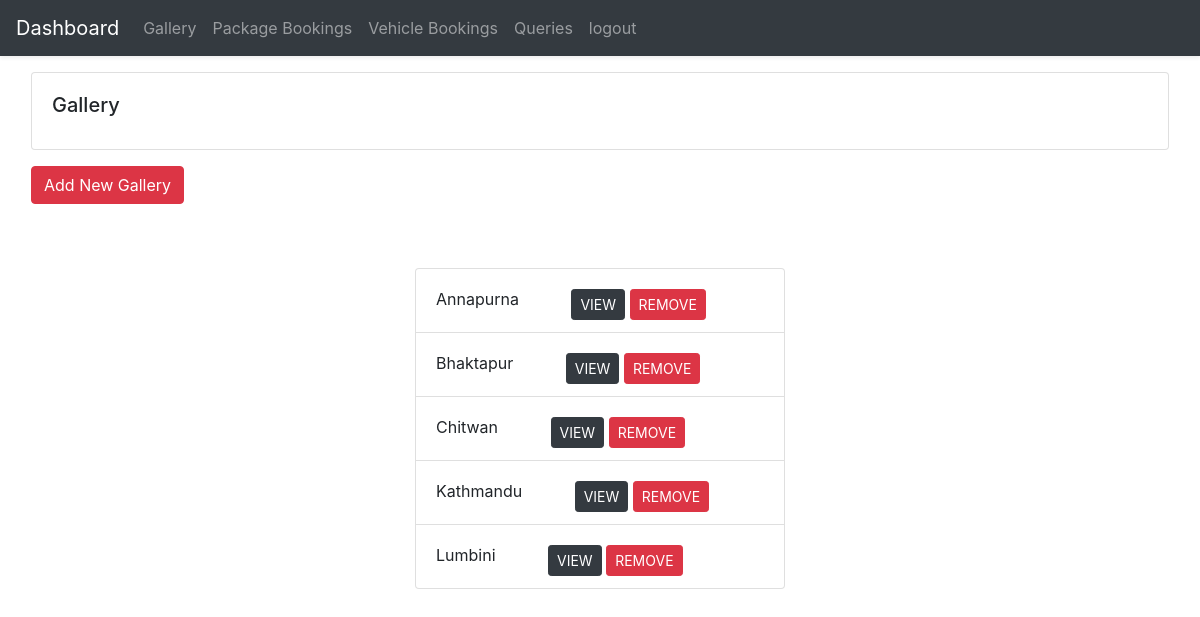
The page /dashboard/gallery.php (signed in) on the database its author committed.
### tables this page shows
CREATE TABLE `gallery` (
  `id` int(11) NOT NULL,
  `name` varchar(255) NOT NULL
);

### dashboard/gallery.php (the view, shortened to what this page needs)
<html>
<head>
    <link rel="stylesheet" type="text/css" href="https://cdnjs.cloudflare.com/ajax/libs/font-awesome/5.13.0/css/all.min.css">
    <link rel="stylesheet" href="https://stackpath.bootstrapcdn.com/bootstrap/4.4.1/css/bootstrap.min.css">
</head>
<body>
    <?php include "./nav.php"; ?>
    <div class="container-fluid">
        <div class="card card-body m-3">
            <h5 class="card-title">Gallery</h5>
        </div>
        <div class="mt-2 ml-3">
            <button type="button" class="btn btn-danger" data-toggle="modal" data-target="#newgalleryModal">
                Add New Gallery
            </button>
        </div>
        <div class="row mt-5 justify-content-center">
            <div class="col-12 col-md-4 mt-3">
                <ul class="list-group">
                    <?php
                    include '../model/connection.php';
                    $sql = "SELECT * FROM gallery";
                    $result = $conn->query($sql);
                    while ($row = mysqli_fetch_assoc($result)) {
                        echo '<li class="list-group-item">' . $row['name'] . '
                        <a href="./viewgallery.php?id=' . $row['id'] . '" class="ml-5 btn btn-sm btn-dark mt-2"> VIEW</a>
                        <a href="../model/removegallery.php?id=' . $row['id'] . '" class="btn btn-sm btn-danger mt-2"> REMOVE</a>
                        </li> ';
                    }
                    ?>
                </ul>
            </div>
        </div>
    </div>
</body>
</html>

### rows shown on the page
gallery: name "Annapurna"
gallery: name "Bhaktapur"
gallery: name "Chitwan"
gallery: name "Kathmandu"
gallery: name "Lumbini"
